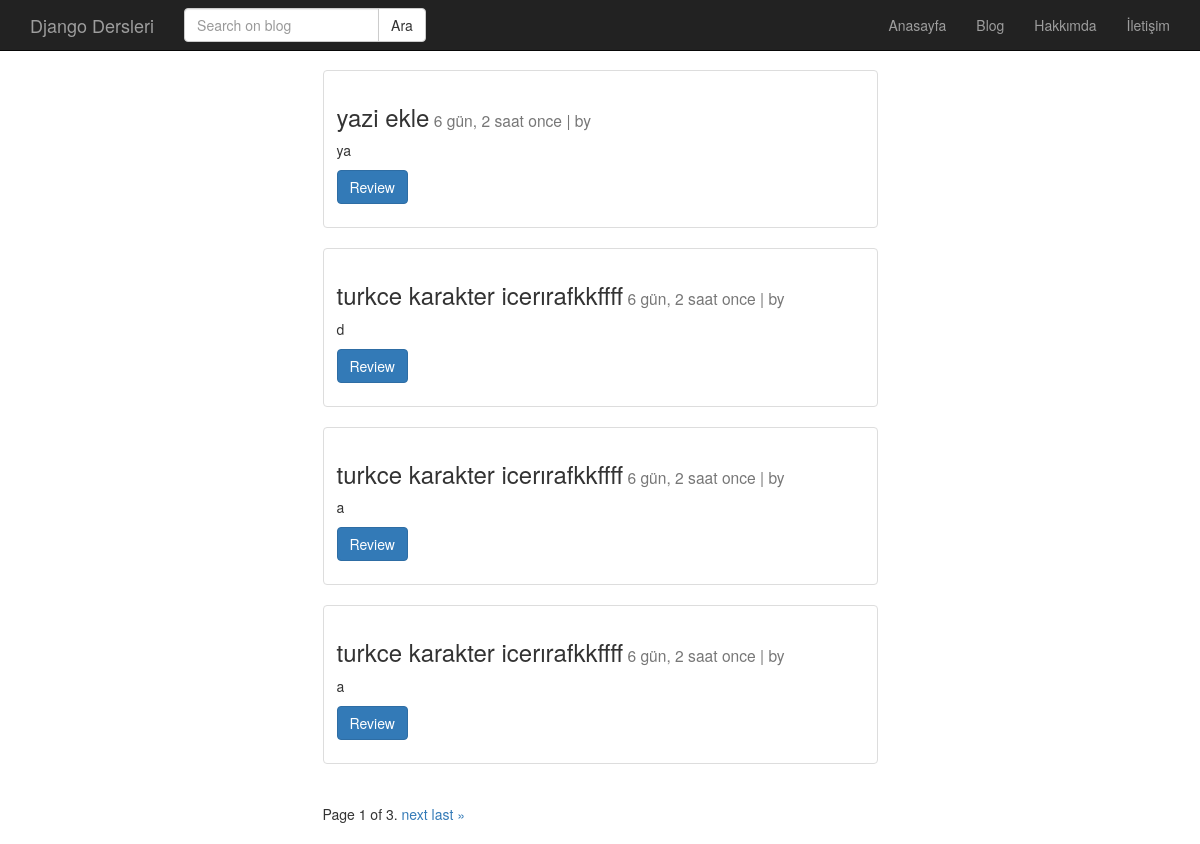
Page /post/index/ on the earlier database version.
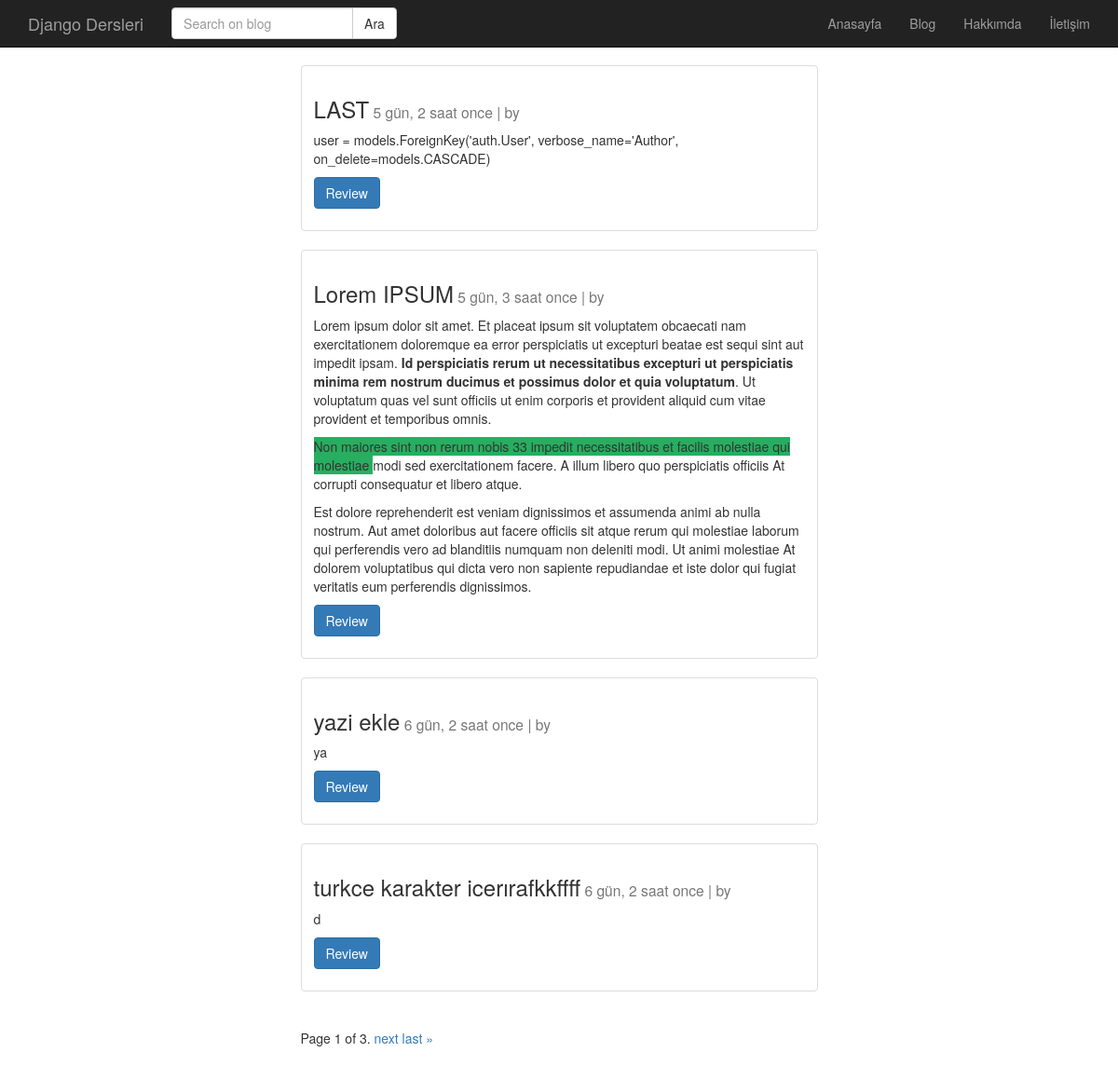
Same page on the later database version.
### post/models.py (models this page shows, shortened)
class Post(models.Model):
    user = models.ForeignKey('auth.User', verbose_name='Author', on_delete=models.CASCADE, related_name='posts')
    baslik = models.CharField(max_length=120, verbose_name='Title')
    metin = RichTextField(verbose_name='Content')
    yayimlanma_tarihi = models.DateTimeField(verbose_name='Published Date', auto_now_add=True)
    image = models.ImageField(null=True, blank=True)
    slug = models.SlugField(unique=True, null=True, blank=True, editable=False, max_length=130)
    def get_absolute_url(self):
        return reverse('post:detail', kwargs={"slug" : self.slug})
    class Meta:
        ordering = ['-yayimlanma_tarihi', 'id']

### post/views.py (the view)
# urls.py: path('index/', post_index, name='index'),
def post_index(request):
    post_list = Post.objects.all()
    paginator = Paginator(post_list, 4)  # Show 25 contacts per page.
    page = request.GET.get("page")
    posts = paginator.get_page(page)
    return render(request, 'post/index.html', {'posts' : posts})

### templates/post/index.html (shortened to what this page needs)
{% extends 'base.html' %}
{% block body %}
    <div class="container">
    {% for post in posts %}
        <div class="row" >
        <div class="col-md-6 col-md-offset-3" >
            <div class="thumbnail">
                <div class="caption">
                    <h3>{{post.baslik}}<small> {{post.yayimlanma_tarihi | timesince}} once | by {{ post.user.get_full_name }}</small></h3>
                    <p>{{post.metin | safe | linebreaks | truncatechars:1500}}</p>
                    <p><a href="{{ post.get_absolute_url }}" class="btn btn-primary">Review</a></p>
                </div>
            </div>
        </div>
        </div>
    {% endfor %}
            <div class="row" >
                <div class="col-md-6 col-md-offset-3" >
                    <div class="pagination">
                        <span class="step-links">
                            <span class="current">
                                Page {{ posts.number }} of {{ posts.paginator.num_pages }}.
                            </span>
                            {% if posts.has_next %}
                                <a href="?page={{ page_obj.next_page_number }}">next</a>
                                <a href="?page={{ page_obj.paginator.num_pages }}">last &raquo;</a>
                            {% endif %}
                        </span>
                    </div>
            </div>
        </div>
    </div>
{% endblock %}

### templates/base.html (shortened to what this page needs)
{% load static %}
<!DOCTYPE html>
<html lang="en",
<head>
    <link rel="stylesheet" href="https://maxcdn.bootstrapcdn.com/bootstrap/3.4.1/css/bootstrap.min.css">
<link rel="stylesheet" href="{% static 'css/style.css'%}">
</head>
<body>
    {% include 'header.html' %}
    {% block body %}
    {% endblock %}
</body>
</html>

### templates/header.html (shortened to what this page needs)
<nav class="navbar navbar-inverse navbar-fixed-top" role="banner">
    <div class="container">
        <div class="navbar-header">
            <a href="{% url 'home' %}" class="navbar-brand">Django Dersleri</a>
        </div>
        <nav class="collapse navbar-collapse" role="navigation">
            <form class="navbar-form navbar-left" role="search" method="GET" action="">
                <div class="input-group">
                    <input class="form-control" type="text" name="q" placeholder="Search on blog" value="" >
                    <span class="input-group-btn">
                        <input class="btn btn-default" type="submit" value="Ara">
                    </span>
                </div>
            </form>
            <ul class="nav navbar-nav navbar-right">
                <li><a href="{% url 'home' %}">Anasayfa</a></li>
                <li><a href="{% url 'post:index' %}">Blog</a></li>
                <li><a href="#">Hakkımda</a></li>
                <li><a href="#">İletişim</a></li>
            </ul>
        </nav>
    </div>
</nav>

### static/css/style.css (style rules this page uses)
body { padding-top: 70px; }

Differences in the rows shown:
no longer on this page (row unchanged): Post: baslik "turkce karakter icerırafkkffff", yayimlanma_tarihi "6 gün, 2 saat", metin "a"
no longer on this page (row unchanged): Post: baslik "turkce karakter icerırafkkffff", yayimlanma_tarihi "6 gün, 2 saat", metin "a"
added Post: baslik "LAST", yayimlanma_tarihi "5 gün, 2 saat", metin "user = models.ForeignKey('auth.User', verbose_name='Author', on_delete=models.CASCADE)"
added Post: baslik "Lorem IPSUM", yayimlanma_tarihi "5 gün, 3 saat", metin "Lorem ipsum dolor sit amet. Et placeat ipsum sit voluptatem obcaecati nam exercitationem doloremque ea error perspiciatis ut excepturi beatae est sequi sint aut impedit ipsam. Id perspiciatis rerum ut necessitatibus excepturi ut perspiciatis minima rem nostrum ducimus et possimus dolor et quia voluptatum . Ut voluptatum quas vel sunt officiis ut enim corporis et provident aliquid cum vitae provident et temporibus omnis. Non maiores sint non rerum nobis 33 impedit necessitatibus et facilis molestiae qui molestiae modi sed exercitationem facere. A illum libero quo perspiciatis officiis At corrupti consequatur et libero atque. Est dolore reprehenderit est veniam dignissimos et assumenda animi…"
